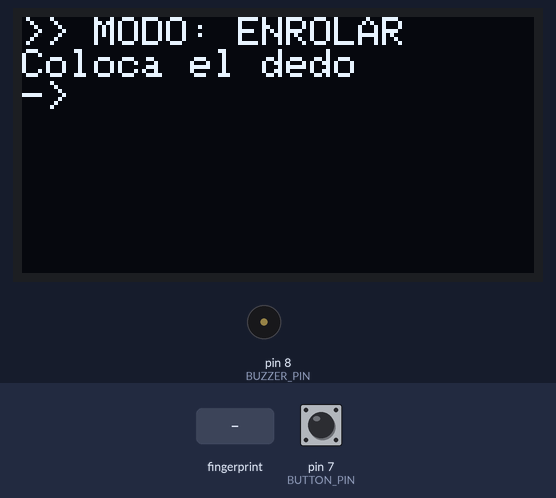
A sketch run on a simulated Arduino Mega 2560, built with avr-gcc and run on an emulated ATmega2560. Parts: 128×64 one-colour display, buzzer (waves = sounding, pin HIGH). The inputs (shaded band) are chosen by the test bench; at power-on: pin 7 (BUTTON_PIN) HIGH.

Above: at 3.9 s.
4.0 s: finger stored as number 1 placed on the sensor
At 5.2 s:
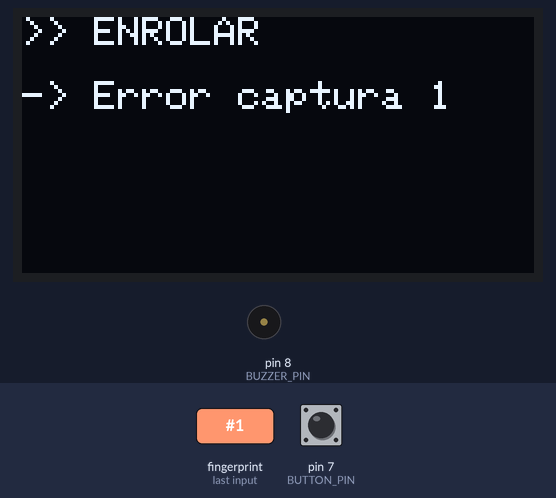
7.0 s: pin 7 (BUTTON_PIN) pulled LOW for 0.15 s
At 7.7 s:
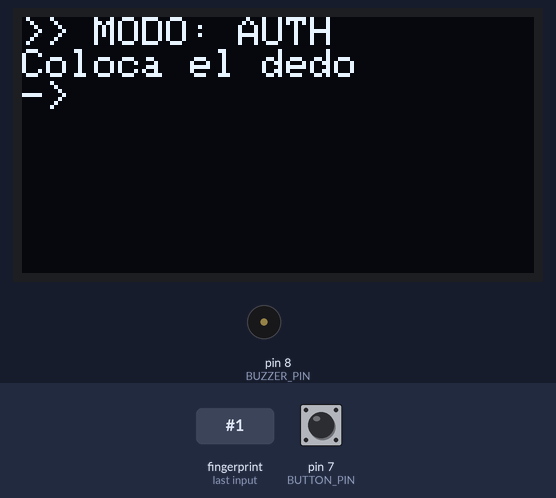
8.8 s: pin 7 (BUTTON_PIN) pulled LOW for 1 s
At 9.6 s:
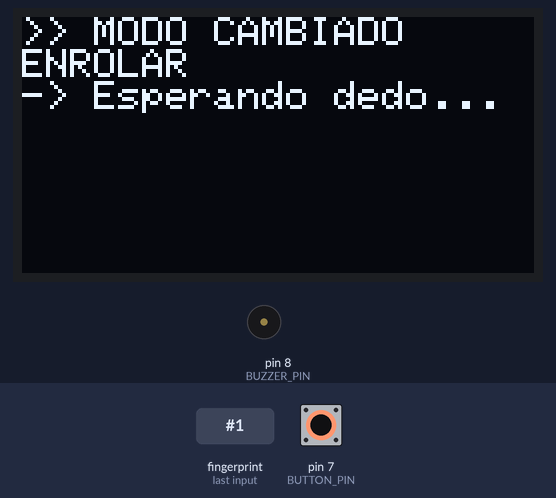
11.3 s: pin 7 (BUTTON_PIN) pulled LOW for 3.2 s
At 12.4 s:
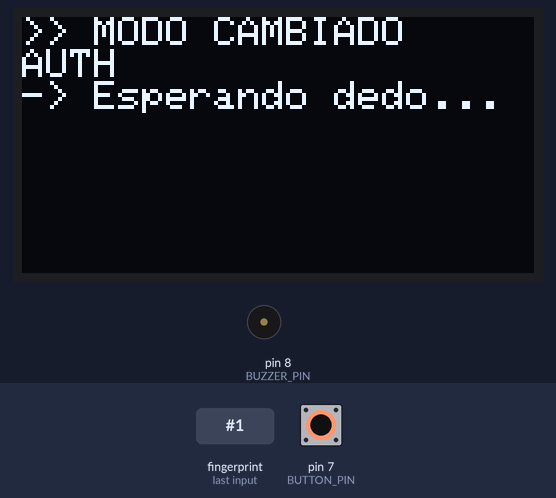
16.0 s: finger stored as number 1 placed on the sensor
At 17.4 s:
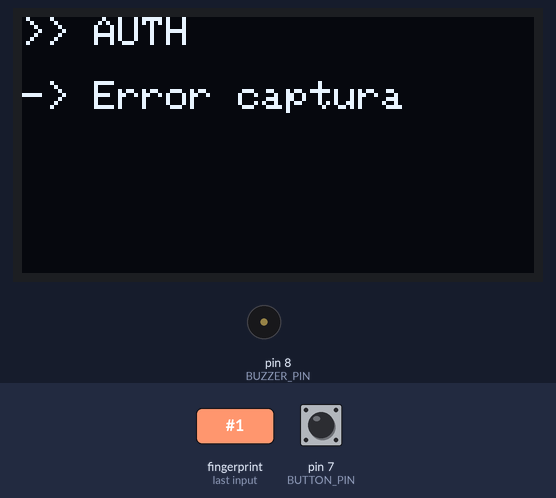
Timing chart, 0 to 19.0 s (numbered marks = the images above; inputs shaded):
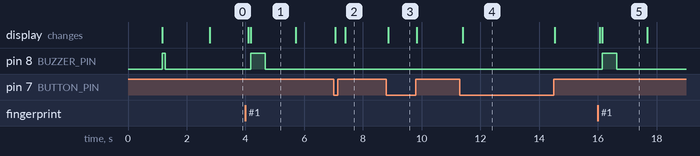

Measured:
- after the input at 4.0 s, pin 8 (BUZZER_PIN): LOW → HIGH after 0.18 s, → LOW 0.50 s later; the display: first changes after 0.09 s (image 1 shows a later state)
- after the input at 7.0 s, the display: first changes after 0.06 s (image 2 shows a later state)
- after the input at 8.8 s, the display: changes after 0.05 s (image 3)
- after the input at 11.3 s, the display: changes after 0.11 s (image 4)
- after the input at 16.0 s, pin 8 (BUZZER_PIN): LOW → HIGH after 0.15 s, → LOW 0.50 s later; the display: first changes after 0.06 s (image 5 shows a later state)
- what the display in image 1 shows lasts 1.5 s, from 4.2 s to 5.7 s

The sketch:

test_as608.ino
```cpp
/**
 * test_integrado.ino
 * Fase 1 — Test integrado: AS608 + OLED + Pulsador + TCH + Buzzer
 *
 * Pulsador cambia entre modo ENROLAR y modo AUTH.
 * OLED muestra modo y estado.
 * Detección de dedo por UART (finger.getImage() cada 200ms).
 *
 * Hardware:
 *   AS608: Serial1 (18/19), V+=3.3V
 *   OLED: I2C (20/21)
 *   Pulsador: Pin 7 (INPUT_PULLUP)
 *   Buzzer: Pin 8
 */

#include <Wire.h>
#include <Adafruit_GFX.h>
#include <Adafruit_SSD1306.h>
#include <Adafruit_Fingerprint.h>

// ============================================================
// PINES
// ============================================================
#define BUTTON_PIN      7
#define BUZZER_PIN      8
#define OLED_ADDRESS    0x3C
#define OLED_WIDTH      128
#define OLED_HEIGHT     64
#define DEBOUNCE_DELAY  50
#define BUZZER_SHORT    100
#define BUZZER_LONG     500

// ============================================================
// MODOS
// ============================================================
#define MODO_ENROLAR    0
#define MODO_AUTH       1

// ============================================================
// OBJETOS GLOBALES
// ============================================================
Adafruit_SSD1306 display(OLED_WIDTH, OLED_HEIGHT, &Wire, -1);
Adafruit_Fingerprint finger = Adafruit_Fingerprint(&Serial1);

uint8_t modoActual = MODO_ENROLAR;

// Debounce pulsador
unsigned long lastDebounceTime = 0;
bool lastButtonState = HIGH;
bool buttonState = HIGH;

// Buffer para log en OLED (última acción)
char logLine[20];

// Bandera: pulsador presionado mientras esperaba dedo
bool botonPendiente = false;

// ============================================================
// OLED
// ============================================================
void oledMostrar(const char* linea1, const char* linea2, const char* linea3) {
  display.clearDisplay();
  display.setTextColor(SSD1306_WHITE);
  display.setTextSize(1);
  display.setCursor(0, 0);
  if (linea1) { display.print(F(">> ")); display.println(linea1); }
  if (linea2) display.println(linea2);
  if (linea3) { display.print(F("-> ")); display.println(linea3); }
  display.display();
}

void oledLog(const char* modo, const char* accion) {
  strncpy(logLine, accion, sizeof(logLine) - 1);
  logLine[sizeof(logLine) - 1] = '\0';
  oledMostrar(modo, "", logLine);
}

// ============================================================
// BUZZER
// ============================================================
void beep(unsigned long duracion) {
  digitalWrite(BUZZER_PIN, HIGH);
  delay(duracion);
  digitalWrite(BUZZER_PIN, LOW);
}

// ============================================================
// DETECCIÓN POR UART
// ============================================================
bool esperarDedo() {
  while (finger.getImage() != FINGERPRINT_OK) {
    delay(50);
    if (digitalRead(BUTTON_PIN) == LOW) {
      botonPendiente = true;
      return false;
    }
  }
  return true;
}

bool esperarSinDedo() {
  while (finger.getImage() != FINGERPRINT_NOFINGER) {
    delay(50);
    if (digitalRead(BUTTON_PIN) == LOW) {
      botonPendiente = true;
      return false;
    }
  }
  delay(DEBOUNCE_DELAY);
  return true;
}

// ============================================================
// PULSADOR
// ============================================================
bool pulsadorPresionado() {
  bool lectura = digitalRead(BUTTON_PIN);

  if (lectura != lastButtonState) {
    lastDebounceTime = millis();
  }

  if ((millis() - lastDebounceTime) > DEBOUNCE_DELAY) {
    if (lectura != buttonState) {
      buttonState = lectura;
      lastButtonState = lectura;
      return (buttonState == LOW);
    }
  }

  lastButtonState = lectura;
  return false;
}

// ============================================================
// ENROLAR
// ============================================================
void enrollarDedo() {
  oledMostrar("MODO: ENROLAR", "Coloca el dedo", "");

  if (!esperarDedo()) return;

  oledLog("ENROLAR", "Capturando 1...");
  uint8_t p = finger.getImage();
  if (p != FINGERPRINT_OK) {
    oledLog("ENROLAR", "Error captura 1");
    beep(BUZZER_LONG);
    return;
  }

  p = finger.image2Tz(1);
  if (p != FINGERPRINT_OK) {
    oledLog("ENROLAR", "Error procesar 1");
    beep(BUZZER_LONG);
    return;
  }

  oledLog("ENROLAR", "Retira el dedo");
  if (!esperarSinDedo()) return;

  oledLog("ENROLAR", "Mismo dedo otra vez");
  if (!esperarDedo()) return;

  oledLog("ENROLAR", "Capturando 2...");
  p = finger.getImage();
  if (p != FINGERPRINT_OK) {
    oledLog("ENROLAR", "Error captura 2");
    beep(BUZZER_LONG);
    return;
  }

  p = finger.image2Tz(2);
  if (p != FINGERPRINT_OK) {
    oledLog("ENROLAR", "Error procesar 2");
    beep(BUZZER_LONG);
    return;
  }

  p = finger.createModel();
  if (p != FINGERPRINT_OK) {
    oledLog("ENROLAR", "No coinciden");
    beep(BUZZER_LONG);
    return;
  }

  // Buscar próximo ID disponible
  finger.getTemplateCount();
  uint8_t id = finger.templateCount + 1;

  p = finger.storeModel(id);
  if (p == FINGERPRINT_OK) {
    char msg[14];
    snprintf(msg, sizeof(msg), "Enrolado ID %d", id);
    oledLog("ENROLAR", msg);
    beep(BUZZER_SHORT);
  } else {
    oledLog("ENROLAR", "Error al guardar");
    beep(BUZZER_LONG);
  }
}

// ============================================================
// AUTENTICAR
// ============================================================
void autenticarDedo() {
  oledMostrar("MODO: AUTH", "Coloca el dedo", "");

  if (!esperarDedo()) return;

  oledLog("AUTH", "Buscando...");
  uint8_t p = finger.getImage();
  if (p != FINGERPRINT_OK) {
    oledLog("AUTH", "Error captura");
    beep(BUZZER_LONG);
    return;
  }

  p = finger.image2Tz();
  if (p != FINGERPRINT_OK) {
    oledLog("AUTH", "Error procesar");
    beep(BUZZER_LONG);
    return;
  }

  p = finger.fingerSearch();
  if (p == FINGERPRINT_OK) {
    char msg[14];
    snprintf(msg, sizeof(msg), "ID %d OK", finger.fingerID);
    oledLog("AUTH", msg);
    beep(BUZZER_SHORT);
  } else {
    oledLog("AUTH", "No reconocido");
    beep(BUZZER_LONG);
  }
}

// ============================================================
// SETUP
// ============================================================
void setup() {
  Serial.begin(115200);

  pinMode(BUTTON_PIN, INPUT_PULLUP);
  pinMode(BUZZER_PIN, OUTPUT);

  if (!display.begin(SSD1306_SWITCHCAPVCC, OLED_ADDRESS)) {
    while (1) delay(1);
  }

  finger.begin(57600);
  delay(100);

  if (!finger.verifyPassword()) {
    oledMostrar("ERROR", "AS608 no", "detectado");
    while (1) delay(1);
  }

  oledMostrar("SISTEMA LISTO", "Pulsador:", "cambia modo");
  beep(BUZZER_SHORT);
  delay(1500);
}

// ============================================================
// LOOP
// ============================================================
void loop() {
  // Revisar pulsador o bandera para cambiar modo
  if (pulsadorPresionado() || botonPendiente) {
    botonPendiente = false;
    modoActual = (modoActual == MODO_ENROLAR) ? MODO_AUTH : MODO_ENROLAR;
    const char* nombreModo = (modoActual == MODO_ENROLAR) ? "ENROLAR" : "AUTH";
    oledMostrar("MODO CAMBIADO", nombreModo, "Esperando dedo...");
    delay(300);
    // Esperar a que suelten el botón
    while (digitalRead(BUTTON_PIN) == LOW) delay(10);
    return;
  }

  // Ejecutar según modo
  if (modoActual == MODO_ENROLAR) {
    enrollarDedo();
  } else {
    autenticarDedo();
  }

  // Pausa revisando pulsador
  for (int i = 0; i < 10; i++) {
    if (digitalRead(BUTTON_PIN) == LOW) {
      botonPendiente = true;
      return;
    }
    delay(100);
  }
}
```
